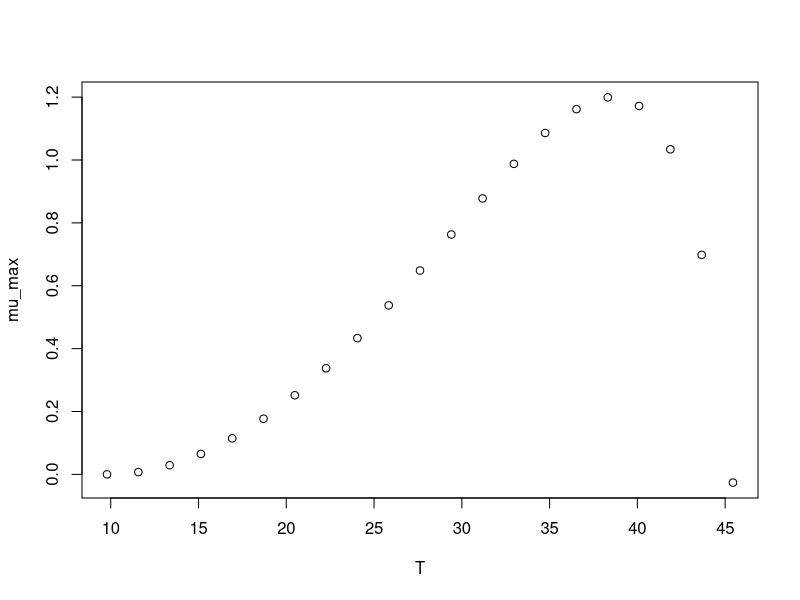

The R source for this figure:
#############################
# start of Parameter script
#############################
T <- seq(9.79020979020979,45.4454,length.out=21)
#############################
# end of Parameter script
#############################
############################# 
# start of Model script Gropin ID 401 
#############################
 
# constant coefficients for this model
 
variables <- data.frame(T)
argumentsPar <- expand.grid(variables)
 
# heart of the model
response_surface <- function(T) {
   mumax <-(1.2*(T-45.4)*((T-9.8)^2))/((38.6-9.8)*((38.6-9.8)*(T-38.6)-(38.6-45.4)*(38.6+9.8-2*T)))

return(mumax=mumax)
} 

# output parameters
mumax <- cbind(argumentsPar,response_surface(argumentsPar['T']))
colnames(mumax) <- c(colnames(argumentsPar),'mumax')
#############################
# End of Model script
#############################
############################# 
# start of Visualisation script Gropin ID 401 
#############################
plot(T,mumax$mumax,
                          xlab='T',
                          ylab='mu_max')
#############################
# End of Visualisation script
#############################
